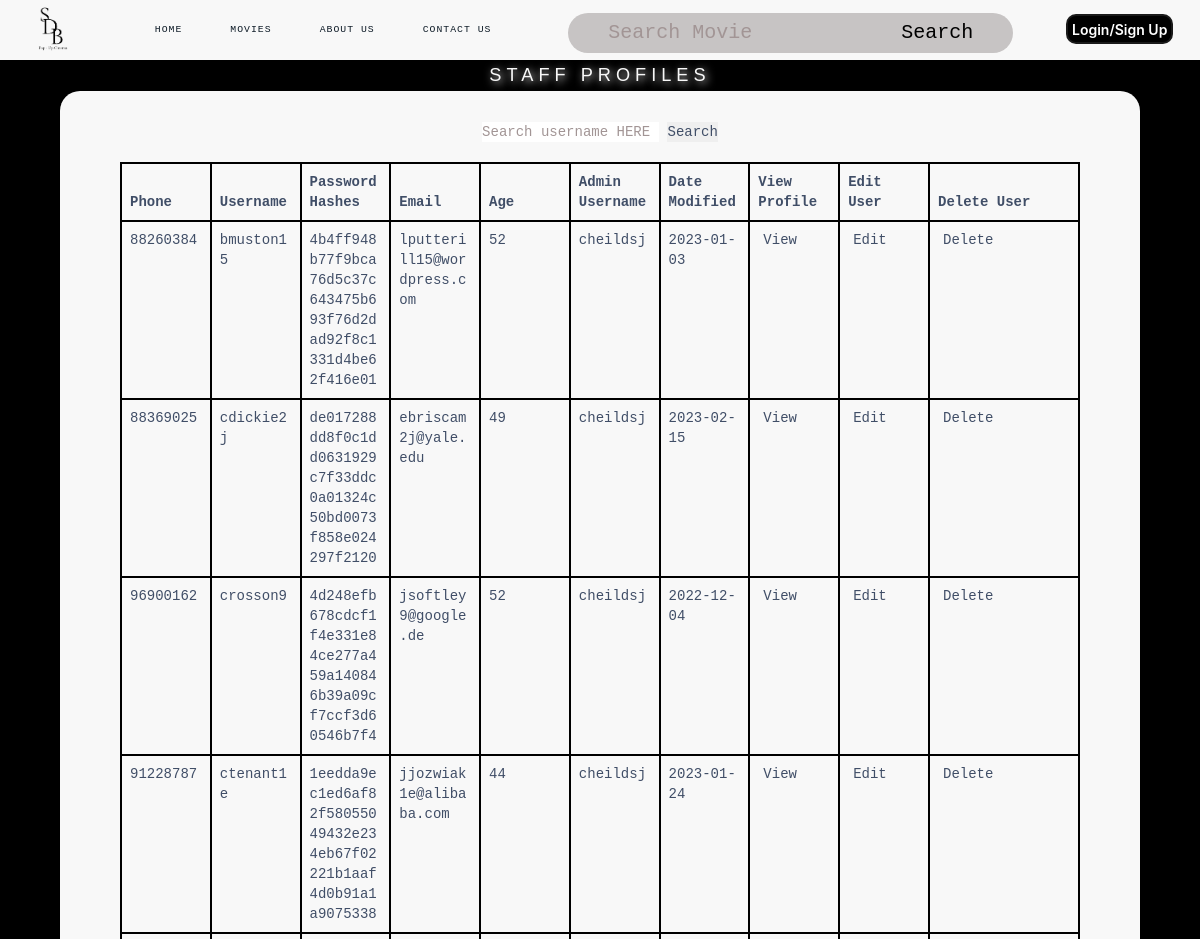
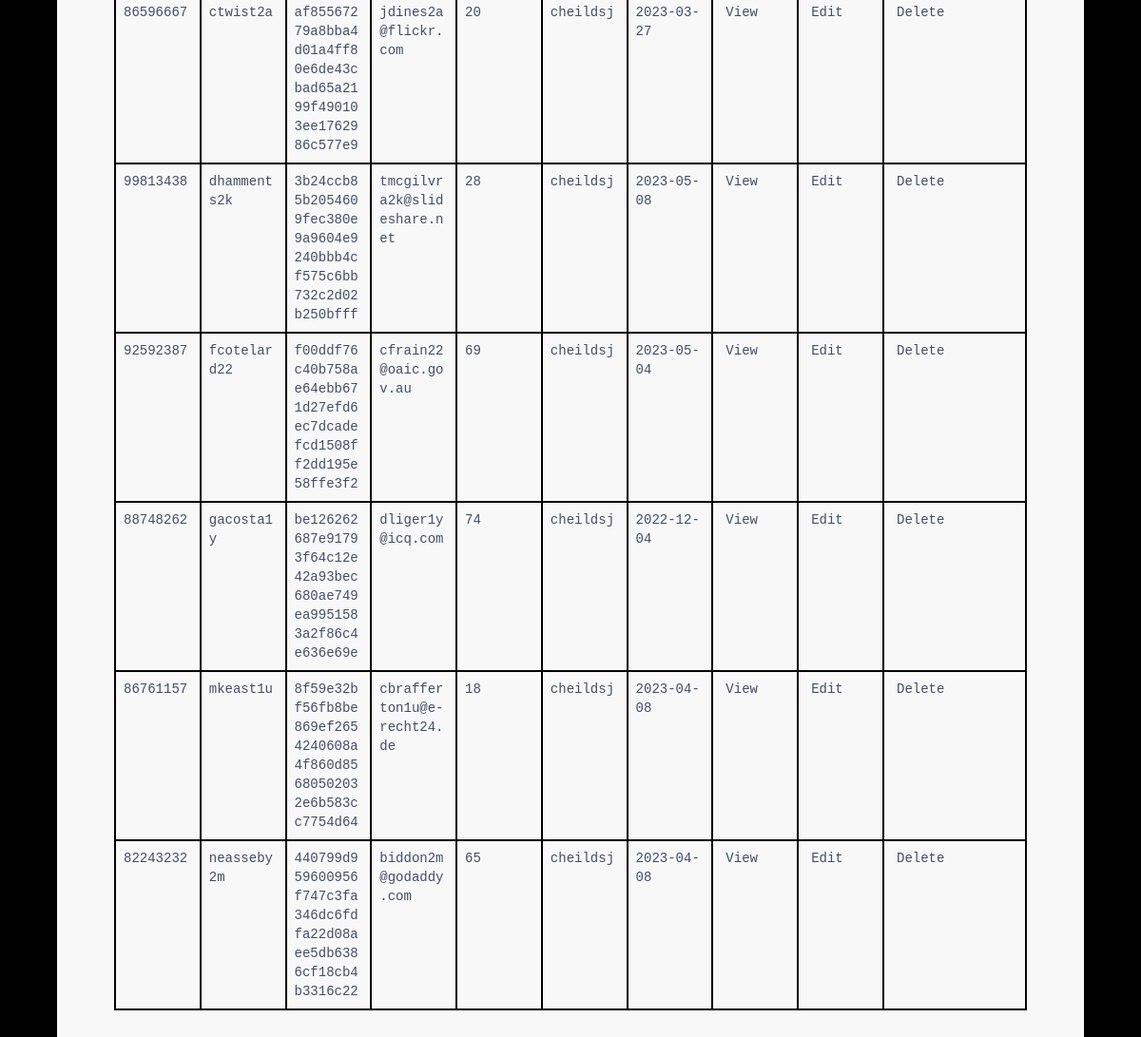
Screenshot of /StaffPage.php with the database file from the repository (2 pictures, top to bottom).
### tables this page shows
CREATE TABLE `staff` (
  `phoneNo` int(8) DEFAULT NULL,
  `username` varchar(11) DEFAULT NULL,
  `hashedPassw` varchar(64) DEFAULT NULL,
  `email` varchar(26) DEFAULT NULL,
  `age` int(2) DEFAULT NULL,
  `aUsername` varchar(8) DEFAULT NULL,
  `dateLastModified` date DEFAULT NULL
);

### entityClass.php (called while the page is built, shortened)
<?php
class testDB{
    private $conn;
    function __construct($servername = "localhost", $dbusername = "root", $password = "", $dbname = "testdb") {
        $this->conn = new mysqli($servername, $dbusername, $password, $dbname);
    }
    function retrieveStaffDB(){
        $result = $this->conn->query("SELECT * from `staff`");
        $row = $result->fetch_all(MYSQLI_BOTH);
        return $row;
    }
}
?>

### dbFunctions.php (called while the page is built, shortened)
<?php
include ("entityClass.php");
class controller{
    private $testDB;
    function __construct(){
        $this->testDB = new testDB();
    }
    function run($method,$var1=0,$var2=0,$var3=0,$var4=0,$var5=0,$var6=0,$var7=0,$var8=0,$var9=0,$var10=0,$var11=0,$var12=0,$var13=0,$var14=0,$var15=0,$var16=0){
        if($method == "validateUserLogin"){
            $result = $this->testDB -> validateUserLogin($var1,$var2,$var3);
        }
        else if($method == "validateRegistration"){
            $result = $this->testDB->validateRegistration($var1);
        }
        else if($method == "processRegistration"){
            $result = $this->testDB->processRegistration($var1,$var2,$var3,$var4,$var5,$var6,$var7,$var8);
        }
        else if($method == "getMovie1"){
            $result = $this->testDB->getMovie1();
        }
        else if($method == "getMovie0"){
            $result = $this->testDB->getMovie0();
        }
        else if($method == "fetchUserDetails"){
            $result = $this->testDB->fetchUserDetails($var1,$var2,$var3);
        }
        else if($method == "searchMovies"){
            $result = $this->testDB->searchMovies($var1);
        }
        else if($method == "searchMovies10"){
            $result = $this->testDB->searchMovies10($var1,$var2);
        }
        else if($method == "searchMovies10Num"){
            $result = $this->testDB->searchMovies10Num($var1,$var2);
        }
        else if($method == "updatePassword"){
            $result = $this->testDB->updatePassword($var1,$var2,$var3,$var4);
        }
        else if($method == "validatePasswordChange"){
            $result = $this->testDB->validatePasswordChange($var1,$var2);
        }
        else if($method == "getBookings"){
            $result = $this->testDB->getBookings();
        }
        else if($method == "getBookingFromID"){
            $result = $this->testDB->getBookingFromID($var1);
        }
        else if($method == "updateBookings"){
            $result = $this->testDB->updateBookings($var1,$var2,$var3,$var4,$var5,$var6,$var7,$var8,$var9,$var10,$var11,$var12,$var13,$var14);
        }
        else if($method == "deleteBooking"){
            $result = $this->testDB->deleteBooking($var1);
        }
        else if($method == "confirmDeletion"){
            $result = $this->testDB->confirmDeletion($var1);
        }
        else if($method == "claimBooking"){
            $result = $this->testDB->claimBooking($var1);
        }
        else if($method == "getAllMovies"){
            $result = $this->testDB->getAllMovies();
        }
        else if($method == "updateMovie"){
            $result = $this->testDB->updateMovie($var1,$var2,$var3,$var4,$var5,$var6,$var7,$var8,$var9,$var10,$var11,$var12,$var13,$var14,$var15,$var16);
        }
        else if($method == "deleteMovie"){
            $result = $this->testDB->deleteMovie($var1);
        }
        else if($method == "confirmMovieDeletion"){
            $result = $this->testDB->confirmMovieDeletion($var1);
        }
        else if($method == "escapeString"){
            $result = $this->testDB->escapeString($var1);
        }
        else if($method == "addMovie"){
            $result = $this->testDB->addMovie($var1,$var2,$var3,$var4,$var5,$var6,$var7,$var8,$var9,$var10,$var11,$var12,$var13,$var14,$var15,$var16);
        }
        else if($method == "getRoomPlandb"){
            $result = $this->testDB->getRoomPlandb();
        }
        else if($method == "getRoomPlanFromID"){
            $result = $this->testDB->getRoomPlanFromID($var1);
        }
        else if($method == "updateRoomPlan"){
            $result = $this->testDB->updateRoomPlan($var1,$var2,$var3,$var4,$var5);
        }
        else if($method == "resetRoomPlan"){
            $result = $this->testDB->resetRoomPlan($var1);
        }
        else if($method == "getMovieTitleFromID"){
            $result = $this->testDB->getMovieTitleFromID($var1);
        }
        else if($method == "getBookingFromUsername"){
            $result = $this->testDB->getBookingFromUsername($var1);
        }
        else if($method == "updatePref"){
            $result = $this->testDB->updatePref($var1,$var2,$var3);
        }
        else if($method == "getPref"){
            $result = $this->testDB->getPref($var1);
        }
        else if($method == "getCustomerList"){
            $result = $this->testDB->getCustomerList();
        }
        else if($method == "getAllFood"){
            $result = $this->testDB->getAllFood();
        }
        else if($method == "getFoodFromName"){
            $result = $this->testDB->getFoodFromName($var1);
        }
        else if($method == "updateFood"){
            $result = $this->testDB->updateFood($var1,$var2,$var3,$var4,$var5,$var6);
        }
        else if($method == "deleteFood"){
            $result = $this->testDB->deleteFood($var1);
        }
        else if($method == "confirmDeleteFood"){
            $result = $this->testDB->confirmDeleteFood($var1);
        }
        else if($method == "addFood"){
            $result = $this->testDB->addFood($var1,$var2,$var3,$var4,$var5,$var6);
        }
        else if($method == "countRowFood"){
            $result = $this->testDB->countRowFood($var1);
        }
        else if($method == "getDistinctYear"){
            $result = $this->testDB->getDistinctYear();
        }
        else if($method == "getBookingReportAllTime"){
            $result = $this->testDB->getBookingReportAllTime();
        }
        else if($method == "popularMoviesAllTime"){
            $result = $this->testDB->popularMoviesAllTime();
        }
        else if($method == "busyDatesAllTime"){
            $result = $this->testDB->busyDatesAllTime();
        }
        else if($method == "getBookingReportYear"){
            $result = $this->testDB->getBookingReportYear($var1);
        }
        else if($method == "popularMoviesYear"){
            $result = $this->testDB->popularMoviesYear($var1);
        }
        else if($method == "busyDatesYear"){
            $result = $this->testDB->busyDatesYear($var1);
        }
        else if($method == "getBookingReportYearMonth"){
            $result = $this->testDB->getBookingReportYearMonth($var1,$var2);
        }
        else if($method == "popularMoviesYearMonth"){
            $result = $this->testDB->popularMoviesYearMonth($var1,$var2);
        }
        else if($method == "busyDatesYearMonth"){
            $result = $this->testDB->busyDatesYearMonth($var1,$var2);
        }
        else if($method == "getBookingReportDay"){
            $result = $this->testDB->getBookingReportDay($var1);
        }
        else if($method == "popularMoviesDay"){
            $result = $this->testDB->popularMoviesDay($var1);
        }
        else if($method == "busyDatesDay"){
            $result = $this->testDB->busyDatesDay($var1);
        }
        else if($method == "resetRoomSpec"){
            $result = $this->testDB->resetRoomSpec($var1);
        }
        else if($method == "updateRoomSpec0"){
            $result = $this->testDB->updateRoomSpec0($var1,$var2,$var3);
        }
        else if($method == "getMovieFromID"){
            $result = $this->testDB->getMovieFromID($var1);
        }
        else if($method == "getRoomPlan"){
            $result = $this->testDB->getRoomPlan($var1);
        }
        else if($method == "getRoomSpecs"){
            $result = $this->testDB->getRoomSpecs($var1);
        }
        else if($method == "updateSeatStatusUnavailable"){
            $result = $this->testDB->updateSeatStatusUnavailable($var1, $var2);
        }
        else if($method == "resetSeatingStatus"){
            $result = $this->testDB->resetSeatingStatus($var1);
        }
        else if($method == "getAvailableFoodDetails"){
            $result = $this->testDB->getAvailableFoodDetails();
        }
        else if($method == "getBookingDetails"){
            $result = $this->testDB->getBookingDetails($var1);
        }
        else if($method == "getSeatStatus"){
            $result = $this->testDB->getSeatStatus($var1,$var2,$var3);
        }
        else if($method == "getSeatName"){
            $result = $this->testDB->getSeatName($var1,$var2,$var3);
        }
        else if($method == "updateBookingdb"){
            $result = $this->testDB->updateBookingdb($var1,$var2,$var3,$var4,$var5,$var6,$var7,$var8,$var9,$var10,$var11,$var12,$var13);
        }
        else if($method == "redeemPoints"){
            $result = $this->testDB->redeemPoints($var1,$var2);
        }
        else if($method == "gainPoints"){
            $result = $this->testDB->gainPoints($var1,$var2);
        }
        else if($method == "updateSeatStatus"){
            $result = $this->testDB->updateSeatStatus($var1,$var2);
        }
        else if($method == "retrieveStaff"){
            $result = $this->testDB->retrieveStaff($var1);
        }
        else if($method == "retrieveManager"){
            $result = $this->testDB->retrieveManager($var1);
        }
        else if($method == "retrieveCustomer"){
            $result = $this->testDB->retrieveCustomer($var1);
        }
        else if($method == "updateManager"){
            $result = $this->testDB->updateManager($var1, $var2, $var3, $var4, $var5, $var6);
        }
        else if($method == "updateStaff"){
            $result = $this->testDB->updateStaff($var1, $var2, $var3, $var4, $var5, $var6);
        }
        else if($method == "updateCustomer"){
            $result = $this->testDB->updateCustomer($var1, $var2, $var3, $var4, $var5, $var6);
        }
        else if($method == "deleteStaff"){
            $result = $this->testDB->deleteStaff($var1);
        }
        else if($method == "updateUserInfo"){
            $result = $this->testDB->updateUserInfo($var1, $var2, $var3, $var4, $var5, $var6);
        }
        else if($method == "addReview"){
            $result = $this->testDB->addReview($var1, $var2, $var3);
        }
        else if($method == "retrieveStaffDB"){
            $result = $this->testDB->retrieveStaffDB();
        }
        return $result;
   }
}
?>

### StaffPage.php (the view, shortened to what this page needs)
<?php
class StaffPage{
    function display(){
        $message = '
        <thead>
        <div class="table-container">
        <div class="table-wrapper">
        <div class="table-title">
        <div class="row">
        <div class="col-sm-4">
        </div>
        </div>
        </div>
        <form action="?" method="GET">
        <input type="text" name="name" placeholder="Search username HERE">
        <input type="submit" name="submit" value="Search">
        </form>
        <table class="table table-bordered">
        <thead>
        <tr>
        <th>Phone</th>
        <th>Username</th>
        <th>Password Hashes</th>
        <th>Email</th>
        <th>Age</th>
        <th>Admin Username</th>
        <th>Date Modified</th>
        <th>View Profile</th>
        <th>Edit User</th>
        <th>Delete User</th>
        </tr>
        </thead>
        <tbody>
        ';
        include ("dbFunctions.php");
        $controller = new controller();
        $row = $controller ->run("retrieveStaffDB");
        foreach($row as $userdetails){
            $message = $message. '<tr>';
            $message = $message.  '<td>'.$userdetails['phoneNo'].'</td>';
            $message = $message.  '<td>'.$userdetails['username'].'</td>';
            $message = $message.  '<td>'.$userdetails['hashedPassw'].'</td>';
            $message = $message.  '<td>'.$userdetails['email'].'</td>';
            $message = $message.  '<td>'.$userdetails['age'].'</td>';
            $message = $message.  '<td>'.$userdetails['aUsername'].'</td>';
            $message = $message.  '<td>'.$userdetails['dateLastModified'].'</td>';
            $message = $message. '<td><a href="ViewStaffProfile.php?username='.$userdetails['username'].'">View</a></td>';
            $message = $message. '<td><a href="EditStaffProfile.php?action=edit&username='.$userdetails['username'].'">Edit</a></td>';
            $message = $message. '<td><a href="EditStaffProfile.php?action=delete&username='.$userdetails['username'].'">Delete</a></td>';
            $message = $message.  '</td>';
            $message = $message.  '</tr>';
        }
            echo'
        <!DOCTYPE html>
        <html lang="en">
        <head>
        <meta charset="utf-8">
        <meta http-equiv="X-UA-Compatible" content="IE=edge">
        <meta name="viewport" content="width=device-width, initial-scale=1">
        <title>View User Profiles</title>
        <link rel="stylesheet" href="https://fonts.googleapis.com/css?family=Roboto|Varela+Round|Open+Sans">
        <link rel="stylesheet" href="https://fonts.googleapis.com/icon?family=Material+Icons">
        <link rel="stylesheet" href="https://maxcdn.bootstrapcdn.com/font-awesome/4.7.0/css/font-awesome.min.css">
        <link rel="stylesheet" href="https://maxcdn.bootstrapcdn.com/bootstrap/3.3.7/css/bootstrap.min.css">
        <link rel="stylesheet" href="https://cdnjs.cloudflare.com/ajax/libs/font-awesome/4.7.0/css/font-awesome.min.css">
        <script src="https://ajax.googleapis.com/ajax/libs/jquery/1.12.4/jquery.min.js"></script>
        <script src="https://maxcdn.bootstrapcdn.com/bootstrap/3.3.7/js/bootstrap.min.js"></script>
        <style type="text/css">
        @import url("CSS/AllUsersCSS.css");
        </style>';
        echo'
        </head>';
        include('navbar.php');
        echo'<body>
                <center>
                <div id="content">
                <h2>Staff<span style="color:#F8F8F8;"> Profiles</span></h2>
                </div>
                <div class="form">
                    <form action="">
                        <table class="table table-bordered">';
        echo $message;
        echo'
        </tbody>
        </table>
        </div>
        </div>
        </body>
        </html> ';
    }
}
$display = new StaffPage();
$display->display();
?>

### rows the page displays
staff: phoneNo "88260384", username "bmuston15", hashedPassw "4b4ff948b77f9bca76d5c37c643475b693f76d2dad92f8c1331d4be62f416e01", email "lputterill15@wordpress.com", age "52", aUsername "cheildsj", dateLastModified "2023-01-03"
staff: phoneNo "88369025", username "cdickie2j", hashedPassw "de017288dd8f0c1dd0631929c7f33ddc0a01324c50bd0073f858e024297f2120", email "ebriscam2j@yale.edu", age "49", aUsername "cheildsj", dateLastModified "2023-02-15"
staff: phoneNo "96900162", username "crosson9", hashedPassw "4d248efb678cdcf1f4e331e84ce277a459a140846b39a09cf7ccf3d60546b7f4", email "jsoftley9@google.de", age "52", aUsername "cheildsj", dateLastModified "2022-12-04"
staff: phoneNo "91228787", username "ctenant1e", hashedPassw "1eedda9ec1ed6af82f58055049432e234eb67f02221b1aaf4d0b91a1a9075338", email "jjozwiak1e@alibaba.com", age "44", aUsername "cheildsj", dateLastModified "2023-01-24"
staff: phoneNo "86596667", username "ctwist2a", hashedPassw "af85567279a8bba4d01a4ff80e6de43cbad65a2199f490103ee1762986c577e9", email "jdines2a@flickr.com", age "20", aUsername "cheildsj", dateLastModified "2023-03-27"
staff: phoneNo "99813438", username "dhamments2k", hashedPassw "3b24ccb85b2054609fec380e9a9604e9240bbb4cf575c6bb732c2d02b250bfff", email "tmcgilvra2k@slideshare.net", age "28", aUsername "cheildsj", dateLastModified "2023-05-08"
staff: phoneNo "92592387", username "fcotelard22", hashedPassw "f00ddf76c40b758ae64ebb671d27efd6ec7dcadefcd1508ff2dd195e58ffe3f2", email "cfrain22@oaic.gov.au", age "69", aUsername "cheildsj", dateLastModified "2023-05-04"
staff: phoneNo "88748262", username "gacosta1y", hashedPassw "be126262687e91793f64c12e42a93bec680ae749ea9951583a2f86c4e636e69e", email "dliger1y@icq.com", age "74", aUsername "cheildsj", dateLastModified "2022-12-04"
staff: phoneNo "86761157", username "mkeast1u", hashedPassw "8f59e32bf56fb8be869ef2654240608a4f860d85680502032e6b583cc7754d64", email "cbrafferton1u@e-recht24.de", age "18", aUsername "cheildsj", dateLastModified "2023-04-08"
staff: phoneNo "82243232", username "neasseby2m", hashedPassw "440799d959600956f747c3fa346dc6fdfa22d08aee5db6386cf18cb4b3316c22", email "biddon2m@godaddy.com", age "65", aUsername "cheildsj", dateLastModified "2023-04-08"
